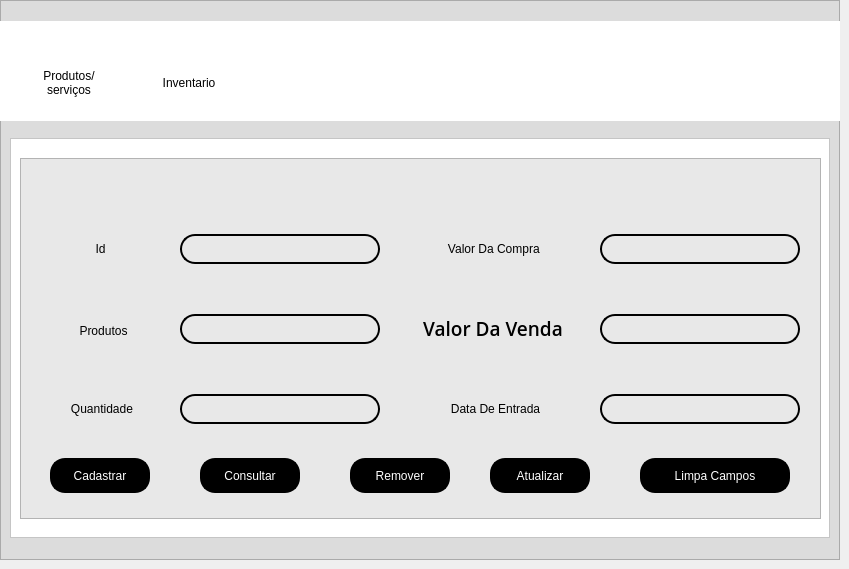
            <widget class="QWidget" name="produtos">
             <attribute name="title">
              <string>Produtos</string>
             </attribute>
             <widget class="QFrame" name="fr_primarioprodutos">
              <property name="geometry">
               <rect>
                <x>0</x>
                <y>0</y>
                <width>840</width>
                <height>560</height>
               </rect>
              </property>
              <property name="minimumSize">
               <size>
                <width>840</width>
                <height>560</height>
               </size>
              </property>
              <property name="maximumSize">
               <size>
                <width>16777215</width>
                <height>560</height>
               </size>
              </property>
              <property name="styleSheet">
               <string notr="true">background-color: rgb(220, 220, 220);</string>
              </property>
              <property name="frameShape">
               <enum>QFrame::StyledPanel</enum>
              </property>
              <property name="frameShadow">
               <enum>QFrame::Raised</enum>
              </property>
              <widget class="QFrame" name="men_interno_produtos">
               <property name="geometry">
                <rect>
                 <x>-1</x>
                 <y>21</y>
                 <width>841</width>
                 <height>100</height>
                </rect>
               </property>
               <property name="maximumSize">
                <size>
                 <width>16777215</width>
                 <height>100</height>
                </size>
               </property>
               <property name="styleSheet">
                <string notr="true">background-color: rgb(255, 255, 255);

border:noborder;</string>
               </property>
               <property name="frameShape">
                <enum>QFrame::StyledPanel</enum>
               </property>
               <property name="frameShadow">
                <enum>QFrame::Raised</enum>
               </property>
               <widget class="QPushButton" name="bt_inventario">
                <property name="geometry">
                 <rect>
                  <x>140</x>
                  <y>0</y>
                  <width>100</width>
                  <height>95</height>
                 </rect>
                </property>
                <property name="minimumSize">
                 <size>
                  <width>100</width>
                  <height>95</height>
                 </size>
                </property>
                <property name="maximumSize">
                 <size>
                  <width>100</width>
                  <height>95</height>
                 </size>
                </property>
                <property name="styleSheet">
                 <string notr="true">background-color: qradialgradient(spread:pad, cx:0.5, cy:0.5, radius:0.5, fx:0.5, fy:0.5, stop:0 rgba(0, 0, 0, 0));
border:noborder;</string>
                </property>
                <property name="text">
                 <string>

Inventario</string>
                </property>
                <property name="icon">
                 <iconset>
                  <normaloff>../Projeto_integrador/Telas/Repono/Produtos/Incones/icon_inventario.png</normaloff>../Projeto_integrador/Telas/Repono/Produtos/Incones/icon_inventario.png</iconset>
                </property>
                <property name="iconSize">
                 <size>
                  <width>35</width>
                  <height>35</height>
                 </size>
                </property>
               </widget>
               <widget class="QPushButton" name="bt_produtos">
                <property name="geometry">
                 <rect>
                  <x>20</x>
                  <y>0</y>
                  <width>100</width>
                  <height>95</height>
                 </rect>
                </property>
                <property name="minimumSize">
                 <size>
                  <width>100</width>
                  <height>95</height>
                 </size>
                </property>
                <property name="maximumSize">
                 <size>
                  <width>100</width>
                  <height>95</height>
                 </size>
                </property>
                <property name="styleSheet">
                 <string notr="true">background-color: qradialgradient(spread:pad, cx:0.5, cy:0.5, radius:0.5, fx:0.5, fy:0.5, stop:0 rgba(0, 0, 0, 0));
border:noborder;</string>
                </property>
                <property name="text">
                 <string>

Produtos/
serviços</string>
                </property>
                <property name="iconSize">
                 <size>
                  <width>35</width>
                  <height>35</height>
                 </size>
                </property>
               </widget>
               <widget class="QLabel" name="icon_produtos">
                <property name="geometry">
                 <rect>
                  <x>40</x>
                  <y>10</y>
                  <width>44</width>
                  <height>44</height>
                 </rect>
                </property>
                <property name="minimumSize">
                 <size>
                  <width>44</width>
                  <height>44</height>
                 </size>
                </property>
                <property name="maximumSize">
                 <size>
                  <width>44</width>
                  <height>44</height>
                 </size>
                </property>
                <property name="styleSheet">
                 <string notr="true">background-color: qradialgradient(spread:pad, cx:0.5, cy:0.5, radius:0.5, fx:0.5, fy:0.5, stop:0 rgba(0, 0, 0, 0));
border:noborder;</string>
                </property>
                <property name="text">
                 <string/>
                </property>
                <property name="pixmap">
                 <pixmap>Produtos/PNG/produtos.png</pixmap>
                </property>
                <property name="scaledContents">
                 <bool>true</bool>
                </property>
               </widget>
               <widget class="QLabel" name="icon_inventario">
                <property name="geometry">
                 <rect>
                  <x>170</x>
                  <y>10</y>
                  <width>44</width>
                  <height>44</height>
                 </rect>
                </property>
                <property name="minimumSize">
                 <size>
                  <width>44</width>
                  <height>44</height>
                 </size>
                </property>
                <property name="maximumSize">
                 <size>
                  <width>44</width>
                  <height>44</height>
                 </size>
                </property>
                <property name="text">
                 <string/>
                </property>
                <property name="pixmap">
                 <pixmap>Produtos/PNG/inventario.png</pixmap>
                </property>
                <property name="scaledContents">
                 <bool>true</bool>
                </property>
               </widget>
               <zorder>icon_inventario</zorder>
               <zorder>bt_inventario</zorder>
               <zorder>icon_produtos</zorder>
               <zorder>bt_produtos</zorder>
              </widget>
              <widget class="QFrame" name="fr_subtelas_produtos">
               <property name="geometry">
                <rect>
                 <x>10</x>
                 <y>138</y>
                 <width>820</width>
                 <height>400</height>
                </rect>
               </property>
               <property name="minimumSize">
                <size>
                 <width>820</width>
                 <height>400</height>
                </size>
               </property>
               <property name="maximumSize">
                <size>
                 <width>820</width>
                 <height>400</height>
                </size>
               </property>
               <property name="styleSheet">
                <string notr="true">background-color: rgb(255, 255, 255);</string>
               </property>
               <property name="frameShape">
                <enum>QFrame::StyledPanel</enum>
               </property>
               <property name="frameShadow">
                <enum>QFrame::Raised</enum>
               </property>
               <widget class="QFrame" name="fr_produtos">
                <property name="geometry">
                 <rect>
                  <x>10</x>
                  <y>20</y>
                  <width>801</width>
                  <height>361</height>
                 </rect>
                </property>
                <property name="styleSheet">
                 <string notr="true">background-color: rgb(232, 232, 232);</string>
                </property>
                <property name="frameShape">
                 <enum>QFrame::StyledPanel</enum>
                </property>
                <property name="frameShadow">
                 <enum>QFrame::Raised</enum>
                </property>
                <widget class="QPushButton" name="bt_cadas_pro">
                 <property name="geometry">
                  <rect>
                   <x>30</x>
                   <y>300</y>
                   <width>100</width>
                   <height>35</height>
                  </rect>
                 </property>
                 <property name="minimumSize">
                  <size>
                   <width>100</width>
                   <height>35</height>
                  </size>
                 </property>
                 <property name="maximumSize">
                  <size>
                   <width>100</width>
                   <height>30</height>
                  </size>
                 </property>
                 <property name="styleSheet">
                  <string notr="true">
QPushButton {
border-style: outset;
border-width: 2px;
border-radius: 15px;
border-color: black;
font: 87 12pt &quot;Segoe UI Black&quot;;
color: rgb(255, 255, 255);
	background-color: rgb(0, 0, 0);
}
QPushButton:pressed {
border-style: outset;
border-width: 2px;
border-radius: 15px;
border-color: white;
font: 87 12pt &quot;Segoe UI Black&quot;;
color: rgb(255, 255, 255);
background-color: rgb(0, 0, 0);


}

</string>
                 </property>
                 <property name="text">
                  <string>Cadastrar</string>
                 </property>
                </widget>
                <widget class="QPushButton" name="bt_consulta_pro">
                 <property name="geometry">
                  <rect>
                   <x>180</x>
                   <y>300</y>
                   <width>100</width>
                   <height>35</height>
                  </rect>
                 </property>
                 <property name="minimumSize">
                  <size>
                   <width>100</width>
                   <height>35</height>
                  </size>
                 </property>
                 <property name="maximumSize">
                  <size>
                   <width>100</width>
                   <height>30</height>
                  </size>
                 </property>
                 <property name="styleSheet">
                  <string notr="true">
QPushButton {
border-style: outset;
border-width: 2px;
border-radius: 15px;
border-color: black;
font: 87 12pt &quot;Segoe UI Black&quot;;
color: rgb(255, 255, 255);
	background-color: rgb(0, 0, 0);
}
QPushButton:pressed {
border-style: outset;
border-width: 2px;
border-radius: 15px;
border-color: white;
font: 87 12pt &quot;Segoe UI Black&quot;;
color: rgb(255, 255, 255);
background-color: rgb(0, 0, 0);


}

</string>
                 </property>
                 <property name="text">
                  <string>Consultar</string>
                 </property>
                </widget>
                <widget class="QPushButton" name="bt_remover_pro">
                 <property name="geometry">
                  <rect>
                   <x>330</x>
                   <y>300</y>
                   <width>100</width>
                   <height>35</height>
                  </rect>
                 </property>
                 <property name="minimumSize">
                  <size>
                   <width>100</width>
                   <height>35</height>
                  </size>
                 </property>
                 <property name="maximumSize">
                  <size>
                   <width>100</width>
                   <height>30</height>
                  </size>
                 </property>
                 <property name="styleSheet">
                  <string notr="true">
QPushButton {
border-style: outset;
border-width: 2px;
border-radius: 15px;
border-color: black;
font: 87 12pt &quot;Segoe UI Black&quot;;
color: rgb(255, 255, 255);
	background-color: rgb(0, 0, 0);
}
QPushButton:pressed {
border-style: outset;
border-width: 2px;
border-radius: 15px;
border-color: white;
font: 87 12pt &quot;Segoe UI Black&quot;;
color: rgb(255, 255, 255);
background-color: rgb(0, 0, 0);


}

</string>
                 </property>
                 <property name="text">
                  <string>Remover</string>
                 </property>
                </widget>
                <widget class="QLabel" name="label_produtos_pro">
                 <property name="geometry">
                  <rect>
                   <x>13</x>
                   <y>161</y>
                   <width>141</width>
                   <height>23</height>
                  </rect>
                 </property>
                 <property name="styleSheet">
                  <string notr="true">font: 81 8pt &quot;Rockwell Extra Bold&quot;;
font: 63 14pt &quot;Open Sans Semibold&quot;;
border:noborder;</string>
                 </property>
                 <property name="text">
                  <string>Produtos</string>
                 </property>
                 <property name="alignment">
                  <set>Qt::AlignCenter</set>
                 </property>
                </widget>
                <widget class="QLineEdit" name="ent_produto_pro">
                 <property name="geometry">
                  <rect>
                   <x>160</x>
                   <y>156</y>
                   <width>200</width>
                   <height>30</height>
                  </rect>
                 </property>
                 <property name="minimumSize">
                  <size>
                   <width>200</width>
                   <height>30</height>
                  </size>
                 </property>
                 <property name="maximumSize">
                  <size>
                   <width>400</width>
                   <height>16777215</height>
                  </size>
                 </property>
                 <property name="styleSheet">
                  <string notr="true">QLineEdit {
border-style: outset;
border-width: 2px;
border-radius: 15px;
border-color: black;
font: 87 12pt &quot;Segoe UI Black&quot;;
	color: rgb(0, 0, 0);
}</string>
                 </property>
                 <property name="alignment">
                  <set>Qt::AlignCenter</set>
                 </property>
                </widget>
                <widget class="QLabel" name="label_quantidade_pro">
                 <property name="geometry">
                  <rect>
                   <x>12</x>
                   <y>240</y>
                   <width>140</width>
                   <height>21</height>
                  </rect>
                 </property>
                 <property name="styleSheet">
                  <string notr="true">font: 81 8pt &quot;Rockwell Extra Bold&quot;;
font: 63 14pt &quot;Open Sans Semibold&quot;;
border:noborder;</string>
                 </property>
                 <property name="text">
                  <string>Quantidade</string>
                 </property>
                 <property name="alignment">
                  <set>Qt::AlignCenter</set>
                 </property>
                </widget>
                <widget class="QLabel" name="label_vlcompra_pro">
                 <property name="geometry">
                  <rect>
                   <x>360</x>
                   <y>80</y>
                   <width>231</width>
                   <height>21</height>
                  </rect>
                 </property>
                 <property name="styleSheet">
                  <string notr="true">font: 81 8pt &quot;Rockwell Extra Bold&quot;;
font: 63 14pt &quot;Open Sans Semibold&quot;;
border:noborder;</string>
                 </property>
                 <property name="text">
                  <string>Valor Da Compra </string>
                 </property>
                 <property name="scaledContents">
                  <bool>false</bool>
                 </property>
                 <property name="alignment">
                  <set>Qt::AlignCenter</set>
                 </property>
                 <property name="indent">
                  <number>-1</number>
                 </property>
                </widget>
                <widget class="QLabel" name="label_vlvenda_pro">
                 <property name="geometry">
                  <rect>
                   <x>368</x>
                   <y>160</y>
                   <width>210</width>
                   <height>21</height>
                  </rect>
                 </property>
                 <property name="font">
                  <font>
                   <family>Open Sans Semibold</family>
                   <pointsize>14</pointsize>
                   <weight>7</weight>
                   <italic>false</italic>
                   <bold>false</bold>
                  </font>
                 </property>
                 <property name="styleSheet">
                  <string notr="true">font: 81 8pt &quot;Rockwell Extra Bold&quot;;
font: 63 14pt &quot;Open Sans Semibold&quot;;
border:noborder;</string>
                 </property>
                 <property name="text">
                  <string>Valor Da Venda</string>
                 </property>
                 <property name="alignment">
                  <set>Qt::AlignCenter</set>
                 </property>
                </widget>
                <widget class="QLabel" name="label_nacimento_pro">
                 <property name="geometry">
                  <rect>
                   <x>360</x>
                   <y>240</y>
                   <width>231</width>
                   <height>21</height>
                  </rect>
                 </property>
                 <property name="styleSheet">
                  <string notr="true">font: 81 8pt &quot;Rockwell Extra Bold&quot;;
font: 63 14pt &quot;Open Sans Semibold&quot;;
border:noborder;</string>
                 </property>
                 <property name="text">
                  <string>Data De Entrada</string>
                 </property>
                 <property name="alignment">
                  <set>Qt::AlignCenter</set>
                 </property>
                </widget>
                <widget class="QLineEdit" name="ent_quantidade_pro">
                 <property name="geometry">
                  <rect>
                   <x>160</x>
                   <y>236</y>
                   <width>200</width>
                   <height>30</height>
                  </rect>
                 </property>
                 <property name="minimumSize">
                  <size>
                   <width>200</width>
                   <height>30</height>
                  </size>
                 </property>
                 <property name="maximumSize">
                  <size>
                   <width>400</width>
                   <height>16777215</height>
                  </size>
                 </property>
                 <property name="styleSheet">
                  <string notr="true">QLineEdit {
border-style: outset;
border-width: 2px;
border-radius: 15px;
border-color: black;
font: 87 12pt &quot;Segoe UI Black&quot;;
	color: rgb(0, 0, 0);
}</string>
                 </property>
                 <property name="alignment">
                  <set>Qt::AlignCenter</set>
                 </property>
                </widget>
                <widget class="QLineEdit" name="ent_vlcompra_pro">
                 <property name="geometry">
                  <rect>
                   <x>580</x>
                   <y>76</y>
                   <width>200</width>
                   <height>30</height>
                  </rect>
                 </property>
                 <property name="minimumSize">
                  <size>
                   <width>200</width>
                   <height>30</height>
                  </size>
                 </property>
                 <property name="maximumSize">
                  <size>
                   <width>400</width>
                   <height>16777215</height>
                  </size>
                 </property>
                 <property name="styleSheet">
                  <string notr="true">QLineEdit {
border-style: outset;
border-width: 2px;
border-radius: 15px;
border-color: black;
font: 87 12pt &quot;Segoe UI Black&quot;;
	color: rgb(0, 0, 0);
}</string>
                 </property>
                 <property name="alignment">
                  <set>Qt::AlignCenter</set>
                 </property>
                </widget>
                <widget class="QLineEdit" name="ent_vlvenda_pro">
                 <property name="geometry">
                  <rect>
                   <x>580</x>
                   <y>156</y>
                   <width>200</width>
                   <height>30</height>
                  </rect>
                 </property>
                 <property name="minimumSize">
                  <size>
                   <width>200</width>
                   <height>30</height>
                  </size>
                 </property>
                 <property name="maximumSize">
                  <size>
                   <width>400</width>
                   <height>16777215</height>
                  </size>
                 </property>
                 <property name="styleSheet">
                  <string notr="true">QLineEdit {
border-style: outset;
border-width: 2px;
border-radius: 15px;
border-color: black;
font: 87 12pt &quot;Segoe UI Black&quot;;
	color: rgb(0, 0, 0);
}</string>
                 </property>
                 <property name="alignment">
                  <set>Qt::AlignCenter</set>
                 </property>
                </widget>
                <widget class="QLineEdit" name="ent_dtentrada_pro">
                 <property name="geometry">
                  <rect>
                   <x>580</x>
                   <y>236</y>
                   <width>200</width>
                   <height>30</height>
                  </rect>
                 </property>
                 <property name="minimumSize">
                  <size>
                   <width>200</width>
                   <height>30</height>
                  </size>
                 </property>
                 <property name="maximumSize">
                  <size>
                   <width>400</width>
                   <height>16777215</height>
                  </size>
                 </property>
                 <property name="styleSheet">
                  <string notr="true">QLineEdit {
border-style: outset;
border-width: 2px;
border-radius: 15px;
border-color: black;
font: 87 12pt &quot;Segoe UI Black&quot;;
	color: rgb(0, 0, 0);
}</string>
                 </property>
                 <property name="alignment">
                  <set>Qt::AlignCenter</set>
                 </property>
                </widget>
                <widget class="QLabel" name="label_id_pro">
                 <property name="geometry">
                  <rect>
                   <x>30</x>
                   <y>80</y>
                   <width>101</width>
                   <height>21</height>
                  </rect>
                 </property>
                 <property name="styleSheet">
                  <string notr="true">font: 81 8pt &quot;Rockwell Extra Bold&quot;;
font: 63 14pt &quot;Open Sans Semibold&quot;;
border:noborder;</string>
                 </property>
                 <property name="text">
                  <string>Id</string>
                 </property>
                 <property name="alignment">
                  <set>Qt::AlignCenter</set>
                 </property>
                </widget>
                <widget class="QLineEdit" name="ent_id_pro">
                 <property name="geometry">
                  <rect>
                   <x>160</x>
                   <y>76</y>
                   <width>200</width>
                   <height>30</height>
                  </rect>
                 </property>
                 <property name="minimumSize">
                  <size>
                   <width>200</width>
                   <height>30</height>
                  </size>
                 </property>
                 <property name="maximumSize">
                  <size>
                   <width>400</width>
                   <height>16777215</height>
                  </size>
                 </property>
                 <property name="styleSheet">
                  <string notr="true">QLineEdit {
border-style: outset;
border-width: 2px;
border-radius: 15px;
border-color: black;
font: 87 12pt &quot;Segoe UI Black&quot;;
	color: rgb(0, 0, 0);
}</string>
                 </property>
                 <property name="alignment">
                  <set>Qt::AlignCenter</set>
                 </property>
                </widget>
                <widget class="QPushButton" name="bt_atualizar_pro">
                 <property name="geometry">
                  <rect>
                   <x>470</x>
                   <y>300</y>
                   <width>100</width>
                   <height>35</height>
                  </rect>
                 </property>
                 <property name="minimumSize">
                  <size>
                   <width>100</width>
                   <height>35</height>
                  </size>
                 </property>
                 <property name="maximumSize">
                  <size>
                   <width>100</width>
                   <height>30</height>
                  </size>
                 </property>
                 <property name="styleSheet">
                  <string notr="true">
QPushButton {
border-style: outset;
border-width: 2px;
border-radius: 15px;
border-color: black;
font: 87 12pt &quot;Segoe UI Black&quot;;
color: rgb(255, 255, 255);
	background-color: rgb(0, 0, 0);
}
QPushButton:pressed {
border-style: outset;
border-width: 2px;
border-radius: 15px;
border-color: white;
font: 87 12pt &quot;Segoe UI Black&quot;;
color: rgb(255, 255, 255);
background-color: rgb(0, 0, 0);


}

</string>
                 </property>
                 <property name="text">
                  <string>Atualizar</string>
                 </property>
                </widget>
                <widget class="QPushButton" name="bt_limpar_pro">
                 <property name="geometry">
                  <rect>
                   <x>620</x>
                   <y>300</y>
                   <width>150</width>
                   <height>35</height>
                  </rect>
                 </property>
                 <property name="minimumSize">
                  <size>
                   <width>100</width>
                   <height>35</height>
                  </size>
                 </property>
                 <property name="maximumSize">
                  <size>
                   <width>1000</width>
                   <height>30</height>
                  </size>
                 </property>
                 <property name="styleSheet">
                  <string notr="true">
QPushButton {
border-style: outset;
border-width: 2px;
border-radius: 15px;
border-color: black;
font: 87 12pt &quot;Segoe UI Black&quot;;
color: rgb(255, 255, 255);
	background-color: rgb(0, 0, 0);
}
QPushButton:pressed {
border-style: outset;
border-width: 2px;
border-radius: 15px;
border-color: white;
font: 87 12pt &quot;Segoe UI Black&quot;;
color: rgb(255, 255, 255);
background-color: rgb(0, 0, 0);


}

</string>
                 </property>
                 <property name="text">
                  <string>Limpa Campos</string>
                 </property>
                </widget>
               </widget>
              </widget>
             </widget>
            </widget>
